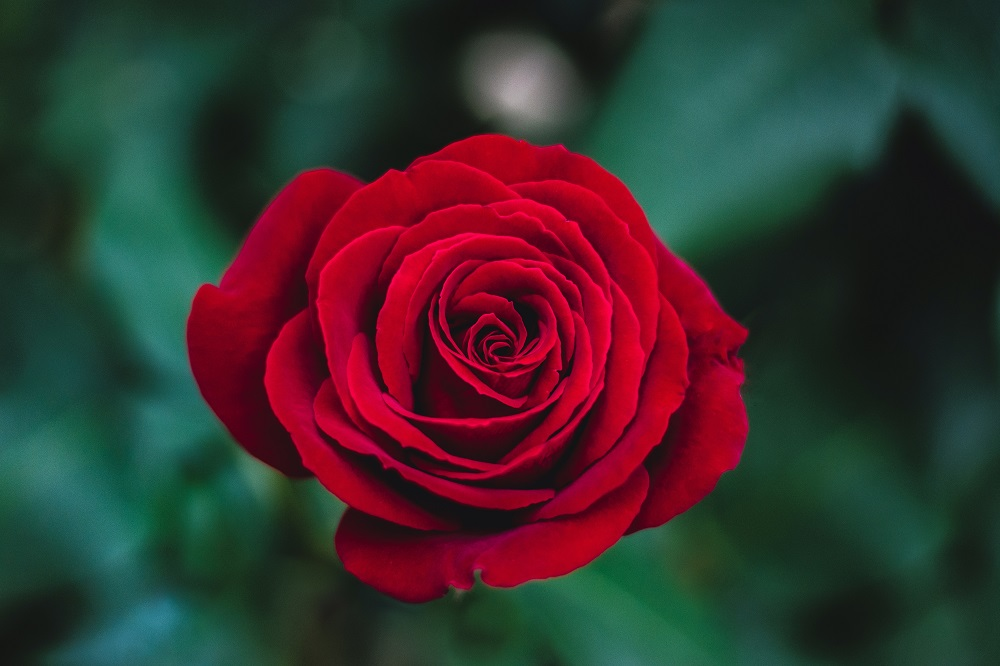
#> input picture rose.jpeg, 1000 x 666 px
$ python main.py rose.jpeg 5
#> lines starting #> are read from the running program, lines starting #| are printed output that depends on the picture
import cv2
import numpy as np
import sys

def region_growing(image, seed, tolerance):
    rows, cols = image.shape
    segmented = np.zeros_like(image)
    stack = [seed]
    while stack:
        x, y = stack.pop()
        if (x >= 0 and x < rows and y >= 0 and y < cols):
            if abs(int(image[x, y]) - int(image[seed])) < tolerance and segmented[x, y] == 0:
                segmented[x, y] = 255
                stack.append((x + 1, y))
                stack.append((x - 1, y))
                stack.append((x, y + 1))
                stack.append((x, y - 1))
    return segmented

def select_seed(event, x, y, flags, param):
    global seed
    if event == cv2.EVENT_LBUTTONDOWN:
        seed = (y, x)

def main(argv):
    #USO:
    # python main.py __nombre-con-extension__ __tolerancia__
    # Cargar la imagen
    if len(argv) < 2:
        print("USO: python main.py __nombre-con-extension__ __tolerancia__ ")
        exit(1)
    else:
        name = argv[1]
        tolerance = int(argv[2])
        image = cv2.imread(name, cv2.IMREAD_ANYCOLOR)
#> image is the input picture: shape (666, 1000, 3); mean B, G, R 46.7, 47.7, 59.3
        image_g = cv2.cvtColor(image, cv2.COLOR_BGR2GRAY)
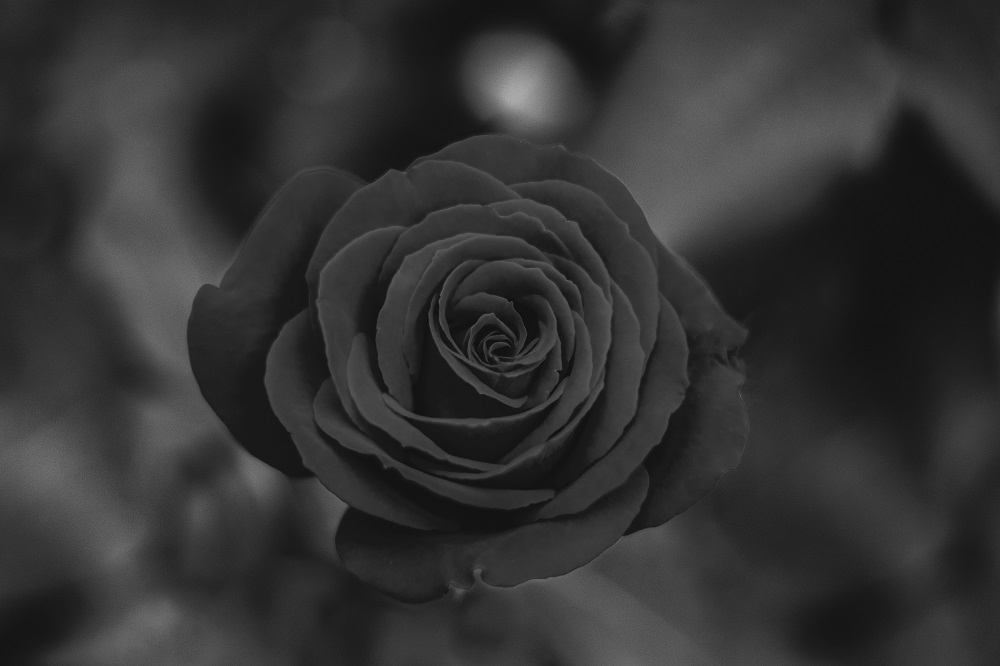
#> image_g: shape (666, 1000); min 11, max 173, mean 51.1
        cv2.imshow('Seleccione la semilla', image)
        global seed #definicion de variable global para la posicion de la semilla seleccionada
        seed = None #inicio de semilla en dato nulo
        # Configurar la ventana para que el usuario seleccione la semilla haciendo clic
        cv2.setMouseCallback('Seleccione la semilla', select_seed)
        while seed is None:
            cv2.waitKey(10) #esperar input de usuario desde la imagen para continuar

        # Aplicar el crecimiento de regiones
        segmented = region_growing(image_g, seed, tolerance)
        # Guardar la imagen segmentada
        cv2.imwrite('segmented_image.png', segmented)
        # Mostrar la imagen segmentada
        cv2.imshow('Imagen Segmentada', segmented)
        cv2.waitKey(0)
        cv2.destroyAllWindows()

if __name__ == "__main__":
    main(sys.argv)
